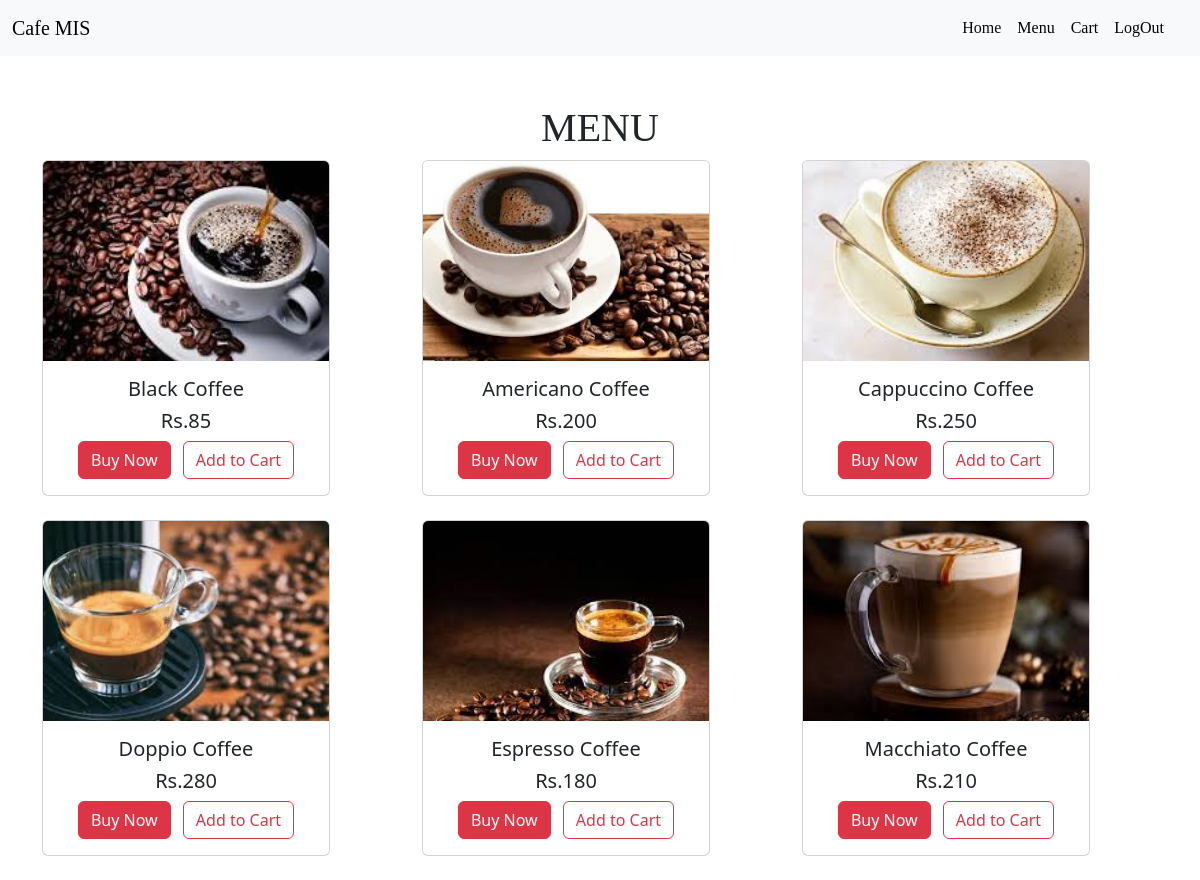
The page /menu/ (signed in) on the database its author committed.
### menu/models.py (models this page shows)
class amenu(models.Model):
    food_category=models.ForeignKey(category,on_delete=models.CASCADE,null=True,blank=True)
    name = models.CharField( max_length=50)
    price = models.IntegerField()
    picture= models.FileField(upload_to='product/',null=True ,blank=True)
    quantity = models.IntegerField()

### menu/views.py (the view)
# urls.py: path('', menuu, name='menu'),
@login_required
def menuu(request):
    items = amenu.objects.all()
    print(items)
    return render(request, 'customer/menu.html', {'menu': items})

### template/customer/menu.html
{% extends "customer/base.html" %}
{% load static %}
{% block page %}
<div class="container text-center mt-5">
  <div class="row">
    <h1 style="font-family: 'Broadway', cursive;">MENU</h1>
    {% for i in menu %}
    <div class="col-md-4 mb-4">
      <div class="card h-100" style="width: 18rem;">
        <img src="/up_media/{{i.picture}}" class="card-img-top" alt="..." style="height: 200px; object-fit: cover;">
        <div class="card-body d-flex flex-column">
          <h5 class="card-name">{{i.name}}</h5>
          <h5 class="card-price">Rs.{{i.price}}</h5>
          <div class="mt-auto">
            <a href="/pos/buy_now/{{i.id}}" class="btn btn-danger me-2">Buy Now</a>
            <a href="/pos/add/{{i.id}}" class="btn btn-outline-danger">Add to Cart</a>
          </div>
        </div>
      </div>
    </div>
    {% endfor %}
  </div>
</div>
{% endblock page %}

### rows shown on the page
amenu: picture (picture), name "Black Coffee", price "85"
amenu: picture (picture), name "Americano Coffee", price "200"
amenu: picture (picture), name "Cappuccino Coffee", price "250"
amenu: picture (picture), name "Doppio Coffee", price "280"
amenu: picture (picture), name "Espresso Coffee", price "180"
amenu: picture (picture), name "Macchiato Coffee", price "210"
